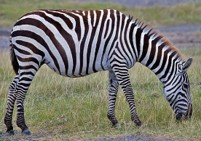
#> input picture week2/pic.jpg, 201 x 141 px
$ python differ.py
#> lines starting #> are read from the running program, lines starting #| are printed output that depends on the picture
import matplotlib.pyplot as plt
import numpy as np
from PIL import Image

def show_image(jpg_path, png_path):
#> called with jpg_path = 'pic.jpg', png_path = 'zebra.png'
	jpg = np.array(Image.open(jpg_path).convert('L'))
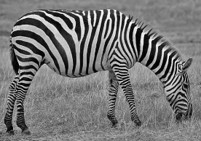
#> jpg: shape (141, 201); min 0, max 254, mean 118.5
	png = np.array(Image.open(png_path).convert('L'))
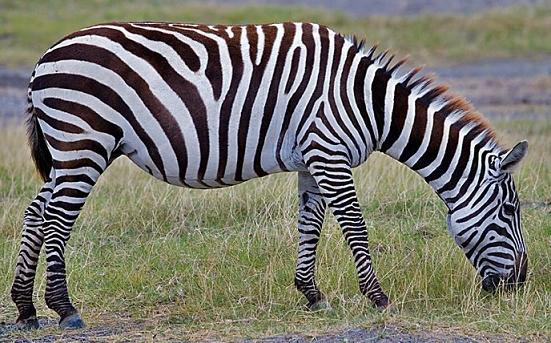
#> input picture week2/zebra.png, 551 x 343 px
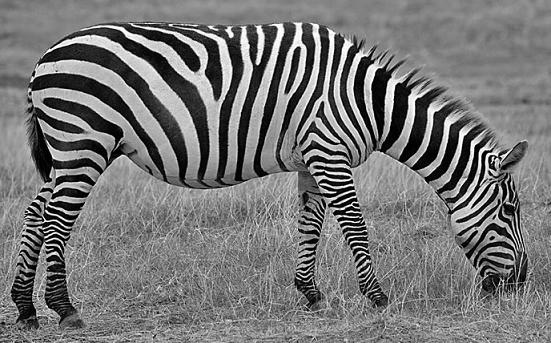
#> png: shape (343, 551); min 0, max 255, mean 118.4
#> (the run stopped early here; a loop or call above may not have finished)
